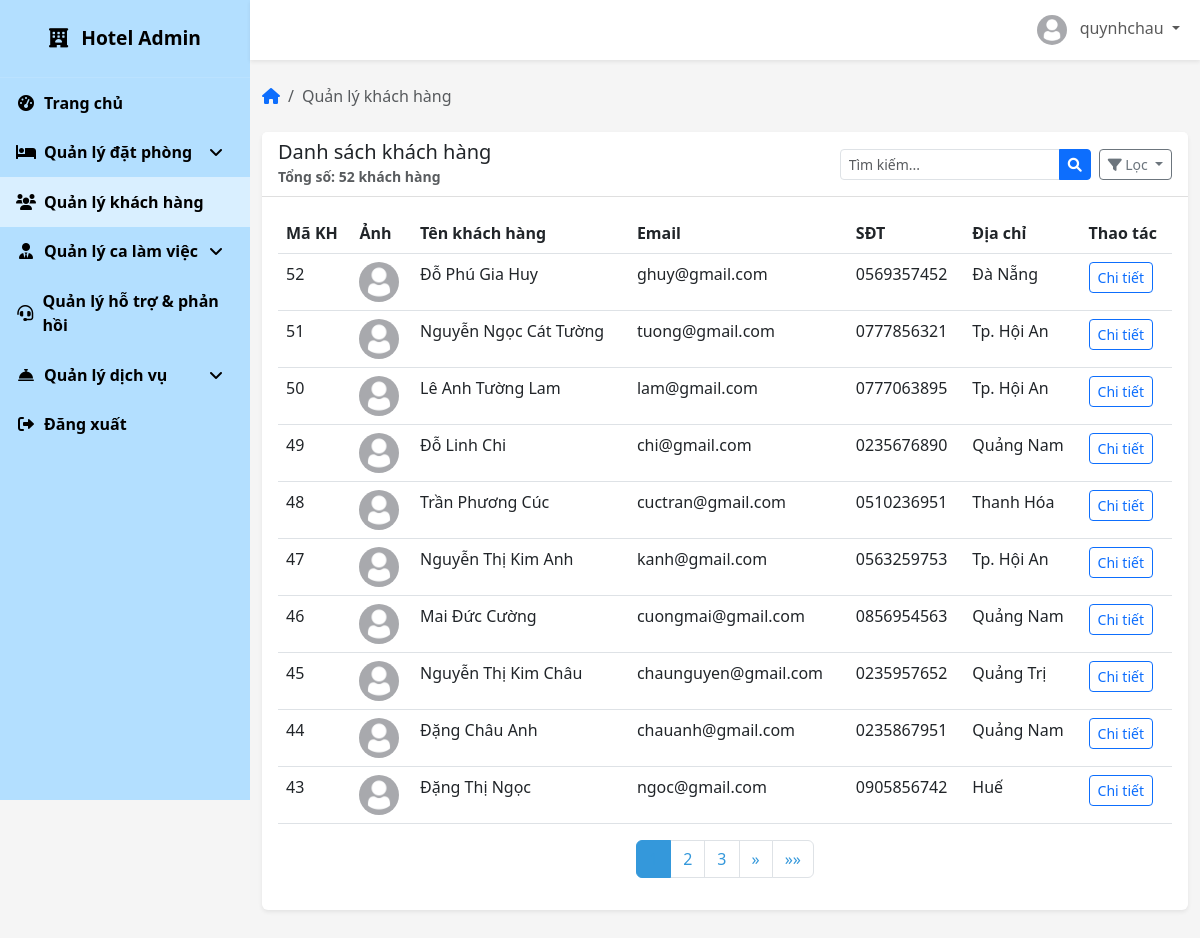
The app's page /admin-dashboard/customers/ (signed in), older data.
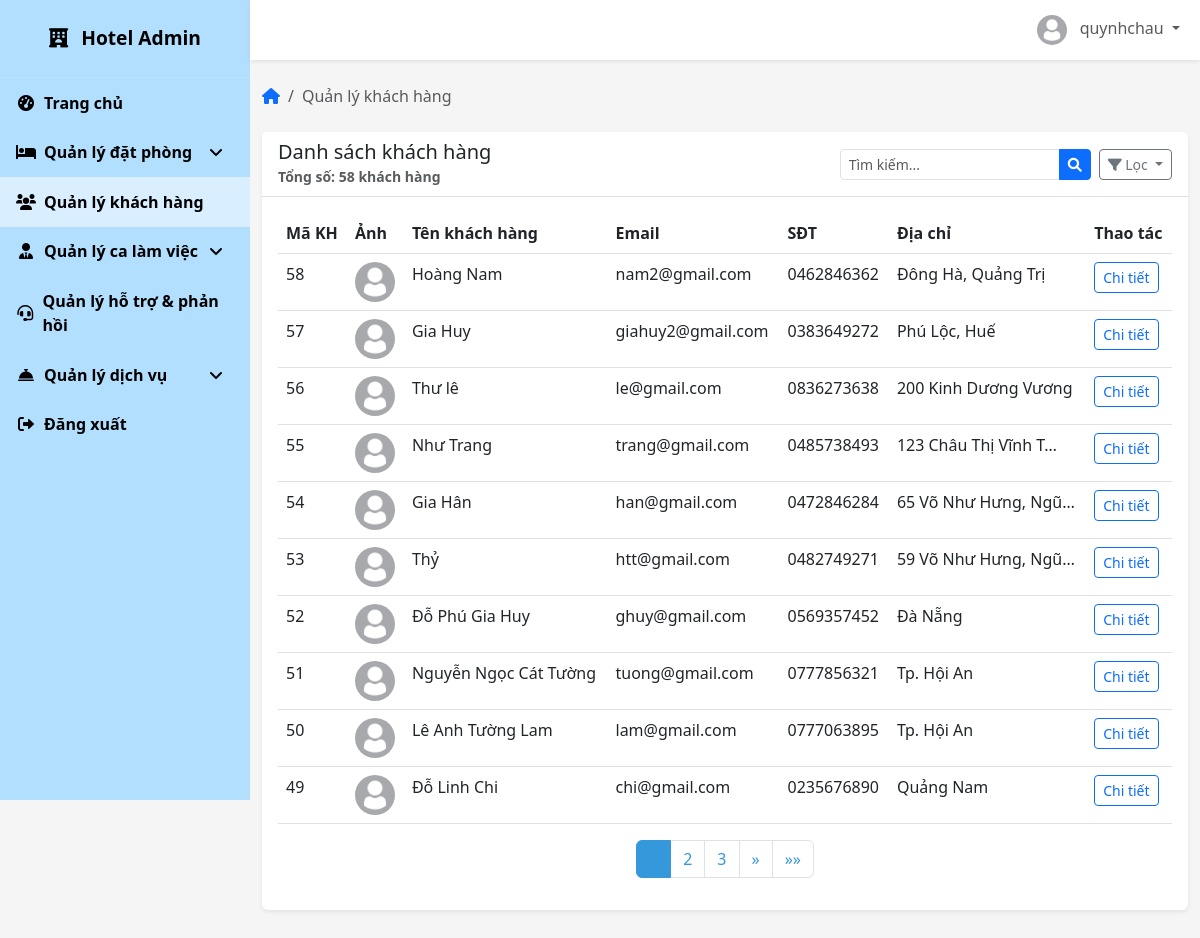
The same page, newer data.
### core/models.py (models this page shows, shortened)
class KhachHang(models.Model):
    ma_kh = models.AutoField(primary_key=True)
    tai_khoan = models.OneToOneField(settings.AUTH_USER_MODEL, on_delete=models.CASCADE)
    ten_kh = models.CharField(max_length=50)
    sdt = models.CharField(max_length=10)
    email = models.EmailField()
    dia_chi = models.TextField()
    anh_dai_dien = models.ImageField(upload_to='khach_hang/', null=True, blank=True)
    ghi_chu = models.TextField(blank=True)

### core/views.py (the view)
# urls.py: path('admin-dashboard/customers/', core_views.admin_customer_management, name='admin_customer_management'),
@login_required
@user_passes_test(is_admin_or_staff)
def admin_customer_management(request):
    logger.debug(f"User accessing admin_customer_management: {request.user.username}, Role: {getattr(request.user, 'loai_tk', 'N/A')}, Authenticated: {request.user.is_authenticated}")
    customers = KhachHang.objects.all().order_by('-ma_kh')
    search_query = request.GET.get('search', '')
    if search_query:
        customers = customers.filter(
            Q(ten_kh__icontains=search_query) |
            Q(sdt__icontains=search_query) |
            Q(email__icontains=search_query))
    paginator = Paginator(customers, 10)
    page_number = request.GET.get('page')
    page_obj = paginator.get_page(page_number)
    context = {
        'page_obj': page_obj,
        'search_query': search_query,
        'is_admin': request.user.loai_tk == 'admin',
        'is_staff': request.user.loai_tk == 'nhan_vien',
    }
    return render(request, 'admin/customer_management.html', context)

### core/context_processors.py (called while the page is built)
def user_roles_processor(request):
    is_user_true_admin = False  # Phân biệt admin thật sự (superuser hoặc loai_tk='admin')
    is_regular_staff_role = False  # Nhân viên thường, không phải admin/superuser
    if request.user.is_authenticated:
        if request.user.is_superuser or getattr(request.user, 'loai_tk', None) == 'admin':
            is_user_true_admin = True
        if getattr(request.user, 'loai_tk', None) == 'nhan_vien' and not is_user_true_admin:
            is_regular_staff_role = True
    return {
        'is_user_true_admin': is_user_true_admin,
        'is_regular_staff_role': is_regular_staff_role,
    }

### core/views.py (called while the page is built)
def is_admin(user):
    try:
        return user.is_authenticated and (user.is_superuser or getattr(user, 'loai_tk', '').strip().lower() == 'admin')
    except AttributeError as e:
        logger.error(f"Error in is_admin: {str(e)}")
        return False

def is_admin_or_staff(user):
    return is_admin(user) or is_staff(user)

### templates/admin/customer_management.html (shortened to what this page needs)
{% extends 'admin/base.html' %}
{% block breadcrumb %}
<li class="breadcrumb-item active" aria-current="page">Quản lý khách hàng</li>
{% endblock %}
{% block admin_content %}
<div class="card">
    <div class="card-header d-flex justify-content-between align-items-center">
        <div>
            <h5 class="mb-0">Danh sách khách hàng</h5>
            <small class="text-muted">Tổng số: {{ page_obj.paginator.count }} khách hàng</small>
        </div>
        <div class="d-flex">
            <form method="get" class="d-flex">
                <div class="input-group me-2">
                    <input type="text" name="search" class="form-control form-control-sm" placeholder="Tìm kiếm..." value="{{ search_query }}">
                    <button class="btn btn-sm btn-primary" type="submit">
                        <i class="fas fa-search"></i>
                    </button>
                </div>
                <div class="dropdown">
                    <button class="btn btn-sm btn-outline-secondary dropdown-toggle" type="button" id="filterDropdown" data-bs-toggle="dropdown" aria-expanded="false">
                        <i class="fas fa-filter"></i> Lọc
                    </button>
                </div>
            </form>
        </div>
    </div>
    <div class="card-body">
        <div class="table-responsive">
            <table class="table table-hover">
                <thead>
                    <tr>
                        <th>Mã KH</th>
                        <th>Ảnh</th>
                        <th>Tên khách hàng</th>
                        <th>Email</th>
                        <th>SĐT</th>
                        <th>Địa chỉ</th>
                        <th>Thao tác</th>
                    </tr>
                </thead>
                <tbody>
                    {% for customer in page_obj %}
                    <tr>
                        <td>{{ customer.ma_kh }}</td>
                        <td>
                            {% if customer.anh_dai_dien %}
    <img src="{{ customer.anh_dai_dien.url }}" class="rounded-circle" width="40" height="40" alt="Avatar">
{% else %}
    <img src="/static/images/default-avartar.jpg" class="rounded-circle" width="40" height="40" alt="Avatar">
{% endif %}
                        </td>
                        <td>{{ customer.ten_kh }}</td>
                        <td>{{ customer.email }}</td>
                        <td>{{ customer.sdt }}</td>
                        <td>{{ customer.dia_chi|truncatechars:20 }}</td>
                        <td>
                            <a href="{% url 'customer_detail' customer.ma_kh %}" class="btn btn-sm btn-outline-primary">Chi tiết</a>
                        </td>
                    </tr>
                    {% endfor %}
                </tbody>
            </table>
        </div>
        {% include 'admin/pagination.html' with page_obj=page_obj %}
    </div>
</div>
{% endblock %}

Row changes from the older to the newer data that the page shows:
no longer on this page (row unchanged): KhachHang: ma_kh "48", ten_kh "Trần Phương Cúc", email "cuctran@gmail.com", sdt "0510236951", dia_chi "Thanh Hóa"
no longer on this page (row unchanged): KhachHang: ma_kh "47", ten_kh "Nguyễn Thị Kim Anh", email "kanh@gmail.com", sdt "0563259753", dia_chi "Tp. Hội An"
no longer on this page (row unchanged): KhachHang: ma_kh "46", ten_kh "Mai Đức Cường", email "cuongmai@gmail.com", sdt "0856954563", dia_chi "Quảng Nam"
no longer on this page (row unchanged): KhachHang: ma_kh "45", ten_kh "Nguyễn Thị Kim Châu", email "chaunguyen@gmail.com", sdt "0235957652", dia_chi "Quảng Trị"
no longer on this page (row unchanged): KhachHang: ma_kh "44", ten_kh "Đặng Châu Anh", email "chauanh@gmail.com", sdt "0235867951", dia_chi "Quảng Nam"
no longer on this page (row unchanged): KhachHang: ma_kh "43", ten_kh "Đặng Thị Ngọc", email "ngoc@gmail.com", sdt "0905856742", dia_chi "Huế"
added KhachHang: ma_kh "58", ten_kh "Hoàng Nam", email "nam2@gmail.com", sdt "0462846362", dia_chi "Đông Hà, Quảng Trị"
added KhachHang: ma_kh "57", ten_kh "Gia Huy", email "giahuy2@gmail.com", sdt "0383649272", dia_chi "Phú Lộc, Huế"
added KhachHang: ma_kh "56", ten_kh "Thư lê", email "le@gmail.com", sdt "0836273638", dia_chi "200 Kinh Dương Vương"
added KhachHang: ma_kh "55", ten_kh "Như Trang", email "trang@gmail.com", sdt "0485738493", dia_chi "123 Châu Thị Vĩnh T…"
added KhachHang: ma_kh "54", ten_kh "Gia Hân", email "han@gmail.com", sdt "0472846284", dia_chi "65 Võ Như Hưng, Ngũ…"
added KhachHang: ma_kh "53", ten_kh "Thỷ", email "htt@gmail.com", sdt "0482749271", dia_chi "59 Võ Như Hưng, Ngũ…"
Text that changed along with them:
{{ page_obj.paginator.count }}: "52" → "58"
